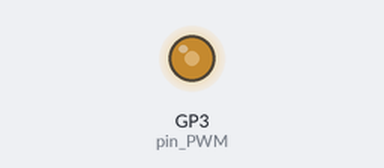
Bench run of a program on a simulated Raspberry Pi Pico running MicroPython. Parts: output pins drawn as LEDs (lit = HIGH). At 0.0 s the program stops and its outputs stay as they are.

Above: at 0.1 s.
Timing chart, 0 to 1.5 s (numbered marks = the images above):
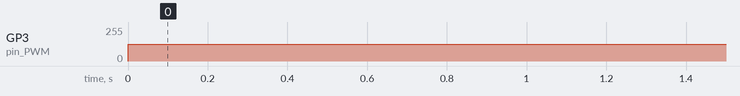

The program:

electronics_stage4_DAC.py
```python
## Import relevant packages for raspberry pi
from machine import Pin,PWM
from time import sleep

# Choose output pin for PWM and "activate"
pin_PWM = Pin(3)
pwm = PWM(pin_PWM)

# Set frequency and duty cycle for RC circuit
pwm.freq(20000)
pwm.duty_u16(32767) 
```

Measured:
- by itself, GP3 (pin_PWM): 0/255 → 127/255 at 0.00 s
